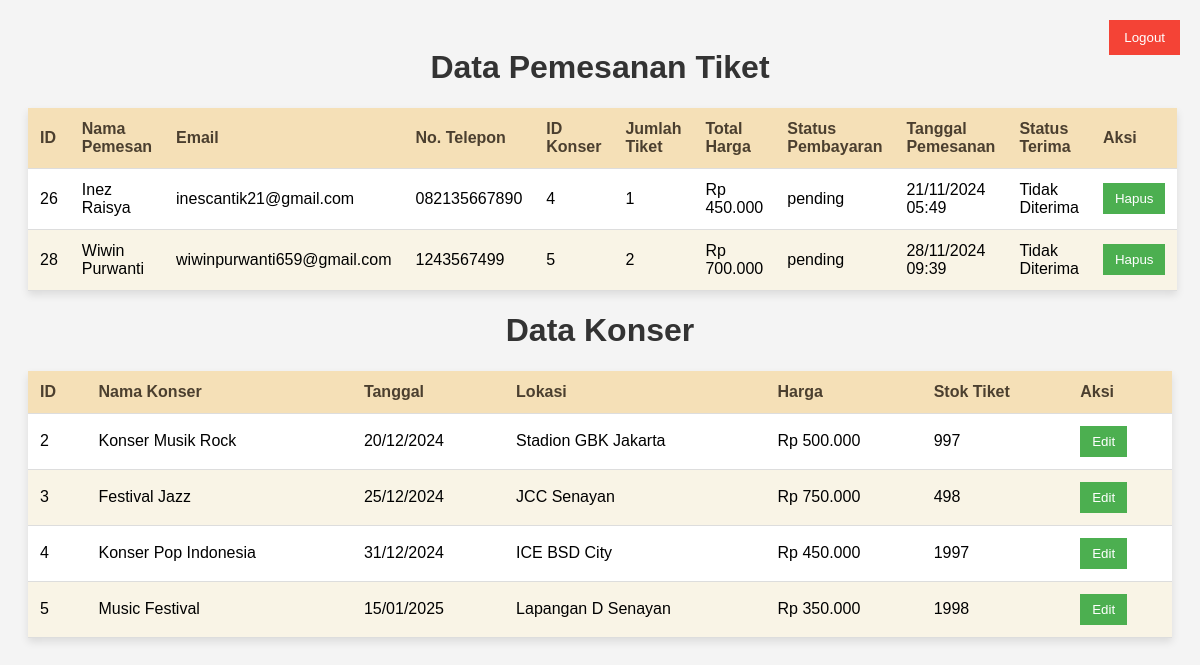
The app's page /admin.php with its own data.
### tables this page shows
CREATE TABLE `pemesanan` (
  `id` int(11) NOT NULL,
  `nama_pemesan` varchar(100) NOT NULL,
  `email` varchar(100) NOT NULL,
  `no_telepon` varchar(15) NOT NULL,
  `id_konser` int(11) NOT NULL,
  `jumlah_tiket` int(11) NOT NULL,
  `total_harga` decimal(10,2) NOT NULL,
  `status_pembayaran` enum('pending','success','failed') NOT NULL,
  `tanggal_pemesanan` timestamp NOT NULL DEFAULT current_timestamp(),
  `status_terima` enum('Diterima','Tidak Diterima') DEFAULT 'Tidak Diterima'
);

CREATE TABLE `konser` (
  `id` int(11) NOT NULL,
  `nama_konser` varchar(100) NOT NULL,
  `tanggal` date NOT NULL,
  `lokasi` varchar(100) NOT NULL,
  `harga` decimal(10,2) NOT NULL,
  `stok_tiket` int(11) NOT NULL
);

### admin.php (the view, shortened to what this page needs)
<?php
$host = "localhost";
$user = "root";
$password = "";
$dbname = "19046_psas";
$conn = mysqli_connect($host, $user, $password, $dbname);
$query_pemesanan = "SELECT * FROM pemesanan";
$result_pemesanan = mysqli_query($conn, $query_pemesanan);
$query_konser = "SELECT * FROM konser";
$result_konser = mysqli_query($conn, $query_konser);
?>
<!DOCTYPE html>
<html lang="id">
<head>
</head>
<body>
<a href="logout.php">
    <button class="logout-btn">Logout</button>
</a>
<div class="container">
    <h1>Data Pemesanan Tiket</h1>
    <table>
        <thead>
            <tr>
                <th>ID</th>
                <th>Nama Pemesan</th>
                <th>Email</th>
                <th>No. Telepon</th>
                <th>ID Konser</th>
                <th>Jumlah Tiket</th>
                <th>Total Harga</th>
                <th>Status Pembayaran</th>
                <th>Tanggal Pemesanan</th>
                <th>Status Terima</th>
                <th>Aksi</th>
            </tr>
        </thead>
        <tbody>
            <?php if (mysqli_num_rows($result_pemesanan) > 0): ?>
                <?php while ($row = mysqli_fetch_assoc($result_pemesanan)): ?>
                    <tr>
                        <td><?= htmlspecialchars($row['id']); ?></td>
                        <td><?= htmlspecialchars($row['nama_pemesan']); ?></td>
                        <td><?= htmlspecialchars($row['email']); ?></td>
                        <td><?= htmlspecialchars($row['no_telepon']); ?></td>
                        <td><?= htmlspecialchars($row['id_konser']); ?></td>
                        <td><?= htmlspecialchars($row['jumlah_tiket']); ?></td>
                        <td>Rp <?= number_format($row['total_harga'], 0, ',', '.'); ?></td>
                        <td><?= htmlspecialchars($row['status_pembayaran']); ?></td>
                        <td><?= date('d/m/Y H:i', strtotime($row['tanggal_pemesanan'])); ?></td>
                        <td><?= htmlspecialchars($row['status_terima']); ?></td>
                        <td>
                            <a href="hapus_pemesanan.php?id=<?= $row['id']; ?>" onclick="return confirm('Hapus pemesanan ini?')">
                                <button>Hapus</button>
                            </a>
                        </td>
                    </tr>
                <?php endwhile; ?>
            <?php else: ?>
                <tr>
                    <td colspan="11" class="no-data">Belum ada data pemesanan</td>
                </tr>
            <?php endif; ?>
        </tbody>
    </table>
    <h1>Data Konser</h1>
    <table>
        <thead>
            <tr>
                <th>ID</th>
                <th>Nama Konser</th>
                <th>Tanggal</th>
                <th>Lokasi</th>
                <th>Harga</th>
                <th>Stok Tiket</th>
                <th>Aksi</th>
            </tr>
        </thead>
        <tbody>
            <?php if (mysqli_num_rows($result_konser) > 0): ?>
                <?php while ($row = mysqli_fetch_assoc($result_konser)): ?>
                    <tr>
                        <td><?= htmlspecialchars($row['id']); ?></td>
                        <td><?= htmlspecialchars($row['nama_konser']); ?></td>
                        <td><?= date('d/m/Y', strtotime($row['tanggal'])); ?></td>
                        <td><?= htmlspecialchars($row['lokasi']); ?></td>
                        <td>Rp <?= number_format($row['harga'], 0, ',', '.'); ?></td>
                        <td><?= htmlspecialchars($row['stok_tiket']); ?></td>
                        <td>
                            <a href="edit_konser.php?id=<?= $row['id']; ?>">
                                <button>Edit</button>
                            </a>
                        </td>
                    </tr>
                <?php endwhile; ?>
            <?php else: ?>
                <tr>
                    <td colspan="7" class="no-data">Belum ada data konser</td>
                </tr>
            <?php endif; ?>
        </tbody>
    </table>
</div>
</body>
</html>

### admin.php (style rules this page uses)
body { font-family: Arial, sans-serif; background-color: #f4f4f4; padding: 20px; }
.container { max-width: 1200px; margin: 0 auto; }
h1 { text-align: center; color: #333; }
table { width: 100%; border-collapse: collapse; margin-top: 20px; background-color: #fff; box-shadow: 0 4px 8px rgba(0, 0, 0, 0.1); }
table th, table td { padding: 12px; text-align: left; border-bottom: 1px solid #ddd; }
table th { background-color: #f5e0b7; color: #4b3f2f; }
table tr:nth-child(even) { background-color: #f9f4e6; }
button { background-color: #4CAF50; color: white; border: none; padding: 8px 12px; cursor: pointer; text-align: center; }
.logout-btn { position: absolute; top: 20px; right: 20px; background-color: #f44336; color: white; padding: 10px 15px; border: none; cursor: pointer; }

### records on screen
pemesanan: id "26", nama_pemesan "Inez Raisya", email "inescantik21@gmail.com", no_telepon "082135667890", id_konser "4", jumlah_tiket "1", total_harga "450.000", status_pembayaran "pending", tanggal_pemesanan "21/11/2024 05:49", status_terima "Tidak Diterima"
pemesanan: id "28", nama_pemesan "Wiwin Purwanti", email "wiwinpurwanti659@gmail.com", no_telepon "1243567499", id_konser "5", jumlah_tiket "2", total_harga "700.000", status_pembayaran "pending", tanggal_pemesanan "28/11/2024 09:39", status_terima "Tidak Diterima"
konser: id "2", nama_konser "Konser Musik Rock", tanggal "20/12/2024", lokasi "Stadion GBK Jakarta", harga "500.000", stok_tiket "997"
konser: id "3", nama_konser "Festival Jazz", tanggal "25/12/2024", lokasi "JCC Senayan", harga "750.000", stok_tiket "498"
konser: id "4", nama_konser "Konser Pop Indonesia", tanggal "31/12/2024", lokasi "ICE BSD City", harga "450.000", stok_tiket "1997"
konser: id "5", nama_konser "Music Festival", tanggal "15/01/2025", lokasi "Lapangan D Senayan", harga "350.000", stok_tiket "1998"
